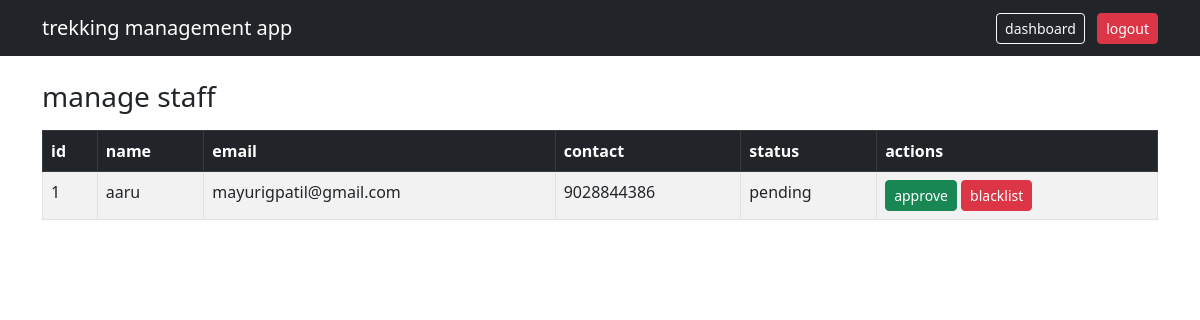
/admin/staff (signed in), run on an earlier commit of the app's database.
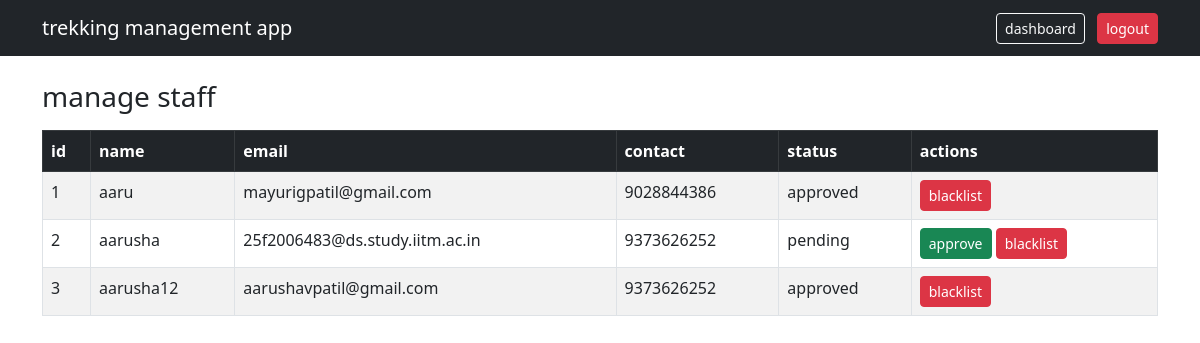
And on a later commit of the database.
### database.py (models this page shows)
class Staff(db.Model):
    __tablename__ = 'staff'
    id = db.Column(db.Integer, primary_key=True)
    name = db.Column(db.String(120), nullable=False)
    email = db.Column(db.String(120), unique=True, nullable=False)
    contact = db.Column(db.String(20), nullable=False)
    password_hash = db.Column(db.String(128), nullable=False)
    status = db.Column(db.String(20), default='pending')
    treks = db.relationship('Trek', backref='staff', lazy=True)

### app.py (the view)
@app.route('/admin/staff')
def admin_staff():
    if session.get('role') != 'admin':
        return redirect(url_for('login'))
    staff_list = Staff.query.all()
    return render_template('admin/staff.html', staff_list=staff_list)

### templates/admin/staff.html (shortened to what this page needs)
<!DOCTYPE html>
<html lang="en">
<head>
    <link href="https://cdn.jsdelivr.net/npm/bootstrap@5.3.0-alpha1/dist/css/bootstrap.min.css" rel="stylesheet">
</head>
<body>
<nav class="navbar navbar-dark bg-dark">
    <div class="container">
        <a class="navbar-brand">trekking management app</a>
        <div>
            <a href="/admin/dashboard" class="btn btn-outline-light btn-sm me-2">dashboard</a>
            <a href="/logout" class="btn btn-danger btn-sm">logout</a>
        </div>
    </div>
</nav>
<div class="container mt-4">
    <h3>manage staff</h3>
    <table class="table table-bordered table-striped mt-3">
        <thead class="table-dark">
            <tr>
                <th>id</th>
                <th>name</th>
                <th>email</th>
                <th>contact</th>
                <th>status</th>
                <th>actions</th>
            </tr>
        </thead>
        <tbody>
            {% for staff in staff_list %}
            <tr>
                <td>{{ staff.id }}</td>
                <td>{{ staff.name }}</td>
                <td>{{ staff.email }}</td>
                <td>{{ staff.contact }}</td>
                <td>{{ staff.status }}</td>
                <td>
                    {% if staff.status == 'pending' %}
                        <a href="/admin/staff/approve/{{ staff.id }}" class="btn btn-sm btn-success">approve</a>
                        <a href="/admin/staff/blacklist/{{ staff.id }}" class="btn btn-sm btn-danger">blacklist</a>
                    {% elif staff.status == 'approved' %}
                        <a href="/admin/staff/blacklist/{{ staff.id }}" class="btn btn-sm btn-danger">blacklist</a>
                    {% elif staff.status == 'blacklisted' %}
                        <a href="/admin/staff/approve/{{ staff.id }}" class="btn btn-sm btn-success">approve</a>
                    {% endif %}
                </td>
            </tr>
            {% else %}
            <tr>
                <td colspan="6" class="text-center">no staff found</td>
            </tr>
            {% endfor %}
        </tbody>
    </table>
</div>
</body>
</html>

What changed in the data, as far as the page shows it:
changed Staff "aaru": status "pending" → "approved"; no longer shows "approve"
added Staff: id "2", name "aarusha", email "25f2006483@ds.study.iitm.ac.in", contact "9373626252", status "pending"
added Staff: id "3", name "aarusha12", email "aarushavpatil@gmail.com", contact "9373626252", status "approved"
